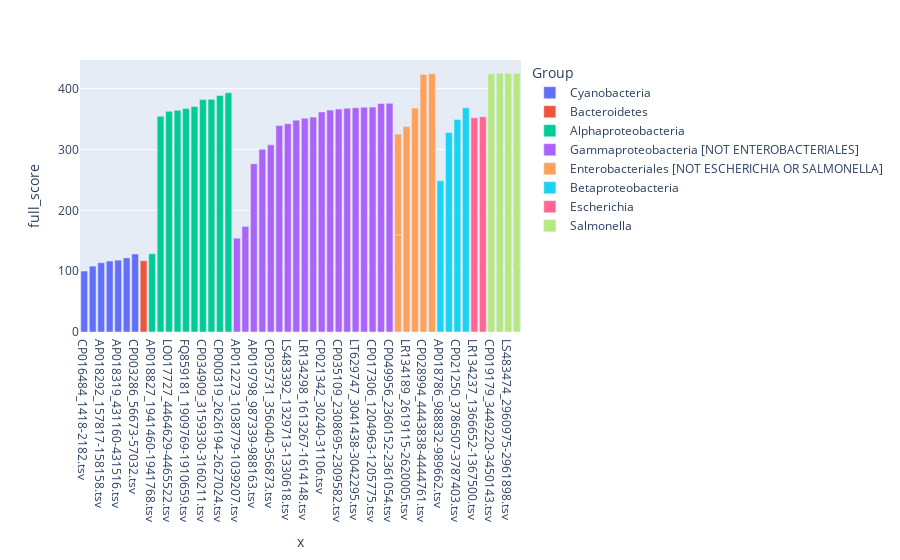

Notebook cell for this chart:
### Code cell
fig = px.bar(de, x=de.index, y='full_score', color='Group')
fig.show()

### Figure 1 — Plotly figure (JSON) as saved in the notebook; plotly's stock layout.template omitted (floating-point values rounded to 4 significant figures)
{"data": [{"alignmentgroup": "True", "hoverlabel": {"namelength": 0}, "hovertemplate": "Group=Cyanobacteria<br>x=%{x}<br>full_score=%{y}", "legendgroup": "Cyanobacteria", "marker": {"color": "#636efa"}, "name": "Cyanobacteria", "offsetgroup": "Cyanobacteria", "orientation": "v", "showlegend": true, "textposition": "auto", "type": "bar", "x": ["CP016484_1418-2182.tsv", "AP018292_296431-296823.tsv", "AP018292_157817-158158.tsv", "AP018309_126252-126650.tsv", "AP018319_431160-431516.tsv", "AP018315_504-860.tsv", "CP003286_56673-57032.tsv"], "xaxis": "x", "y": [100.2, 108.3, 113.9, 116.6, 118.1, 121.8, 128.2], "yaxis": "y"}, {"alignmentgroup": "True", "hoverlabel": {"namelength": 0}, "hovertemplate": "Group=Bacteroidetes<br>x=%{x}<br>full_score=%{y}", "legendgroup": "Bacteroidetes", "marker": {"color": "#EF553B"}, "name": "Bacteroidetes", "offsetgroup": "Bacteroidetes", "orientation": "v", "showlegend": true, "textposition": "auto", "type": "bar", "x": ["CP017688.1_2969121-2969912.tsv"], "xaxis": "x", "y": [117.1], "yaxis": "y"}, {"alignmentgroup": "True", "hoverlabel": {"namelength": 0}, "hovertemplate": "Group=Alphaproteobacteria<br>x=%{x}<br>full_score=%{y}", "legendgroup": "Alphaproteobacteria", "marker": {"color": "#00cc96"}, "name": "Alphaproteobacteria", "offsetgroup": "Alphaproteobacteria", "orientation": "v", "showlegend": true, "textposition": "auto", "type": "bar", "x": ["AP018827_1941460-1941768.tsv", "CP020896_4050919-4051779.tsv", "LO017727_4464629-4465522.tsv", "CP013527_2067658-2068497.tsv", "FQ859181_1909769-1910659.tsv", "CP001096_4396643-4397494.tsv", "CP034909_3159330-3160211.tsv", "CP035090_802716-803615.tsv", "CP000319_2626194-2627024.tsv", "CP026265_1299242-1300084.tsv"], "xaxis": "x", "y": [128.6, 354.5, 362.7, 364.4, 367.2, 370.6, 382, 382.4, 388.8, 393.3], "yaxis": "y"}, {"alignmentgroup": "True", "hoverlabel": {"namelength": 0}, "hovertemplate": "Group=Gammaproteobacteria [NOT ENTEROBACTERIALES]<br>x=%{x}<br>full_score=%{y}", "legendgroup": "Gammaproteobacteria [NOT ENTEROBACTERIALES]", "marker": {"color": "#ab63fa"}, "name": "Gammaproteobacteria [NOT ENTEROBACTERIALES]", "offsetgroup": "Gammaproteobacteria [NOT ENTEROBACTERIALES]", "orientation": "v", "showlegend": true, "textposition": "auto", "type": "bar", "x": ["AP012273_1038779-1039207.tsv", "CP006267_916-1353.tsv", "AP019798_987339-988163.tsv", "CP019628_3690609-3691427.tsv", "CP035731_356040-356873.tsv", "CP007502_1285446-1286351.tsv", "LS483392_1329713-1330618.tsv", "CP035694_1489338-1490186.tsv", "LR134298_1613267-1614148.tsv", "CP019320_2146872-2147732.tsv", "CP021342_30240-31106.tsv", "CP015876_3673556-3674386.tsv", "CP035109_2308695-2309582.tsv", "LT707061_2457781-2458623.tsv", "LT629747_3041438-3042295.tsv", "CP013141_1712270-1712270.tsv", "CP017306_1204963-1205775.tsv", "CP027562_1692877-1693764.tsv", "CP049956_2360152-2361054.tsv"], "xaxis": "x", "y": [154.2, 173.6, 276.5, 300.3, 307.6, 339.2, 342.4, 348.2, 351.2, 353.2, 361.7, 364.7, 366.4, 367.8, 368.5, 369.3, 369.6, 375.5, 375.8], "yaxis": "y"}, {"alignmentgroup": "True", "hoverlabel": {"namelength": 0}, "hovertemplate": "Group=Enterobacteriales [NOT ESCHERICHIA OR SALMONELLA]<br>x=%{x}<br>full_score=%{y}", "legendgroup": "Enterobacteriales [NOT ESCHERICHIA OR SALMONELLA]", "marker": {"color": "#FFA15A"}, "name": "Enterobacteriales [NOT ESCHERICHIA OR SALMONELLA]", "offsetgroup": "Enterobacteriales [NOT ESCHERICHIA OR SALMONELLA]", "orientation": "v", "showlegend": true, "textposition": "auto", "type": "bar", "x": ["CP028994_4401005-4401926.tsv", "CP028994_4401005-4401926.tsv", "LR134189_2619115-2620005.tsv", "CP034668_3062971-3063882.tsv", "CP028994_4443838-4444761.tsv", "CP026235_2832900-2833823.tsv"], "xaxis": "x", "y": [159.8, 165.5, 337.9, 368.1, 423.1, 424.4], "yaxis": "y"}, {"alignmentgroup": "True", "hoverlabel": {"namelength": 0}, "hovertemplate": "Group=Betaproteobacteria<br>x=%{x}<br>full_score=%{y}", "legendgroup": "Betaproteobacteria", "marker": {"color": "#19d3f3"}, "name": "Betaproteobacteria", "offsetgroup": "Betaproteobacteria", "orientation": "v", "showlegend": true, "textposition": "auto", "type": "bar", "x": ["AP018786_988832-989662.tsv", "CP022390_448758-449693.tsv", "CP021250_3786507-3787403.tsv", "LR134516_1625031-1625849.tsv"], "xaxis": "x", "y": [248.6, 327.8, 349.1, 368.5], "yaxis": "y"}, {"alignmentgroup": "True", "hoverlabel": {"namelength": 0}, "hovertemplate": "Group=Escherichia<br>x=%{x}<br>full_score=%{y}", "legendgroup": "Escherichia", "marker": {"color": "#FF6692"}, "name": "Escherichia", "offsetgroup": "Escherichia", "orientation": "v", "showlegend": true, "textposition": "auto", "type": "bar", "x": ["LR134237_1366652-1367500.tsv", "LR134234_4557005-4557922.tsv"], "xaxis": "x", "y": [352.2, 353.8], "yaxis": "y"}, {"alignmentgroup": "True", "hoverlabel": {"namelength": 0}, "hovertemplate": "Group=Salmonella<br>x=%{x}<br>full_score=%{y}", "legendgroup": "Salmonella", "marker": {"color": "#B6E880"}, "name": "Salmonella", "offsetgroup": "Salmonella", "orientation": "v", "showlegend": true, "textposition": "auto", "type": "bar", "x": ["CP019179_3449220-3450143.tsv", "CP043664_1528793-1528793.tsv", "LS483474_2960975-2961898.tsv", "CP025246_3435235-3436158.tsv"], "xaxis": "x", "y": [424.4, 424.7, 424.7, 424.7], "yaxis": "y"}], "layout": {"autosize": true, "barmode": "relative", "legend": {"title": {"text": "Group"}, "tracegroupgap": 0}, "margin": {"t": 60}, "xaxis": {"anchor": "y", "autorange": true, "domain": [0, 1], "range": [-0.5, 51.5], "title": {"text": "x"}, "type": "category"}, "yaxis": {"anchor": "x", "autorange": true, "domain": [0, 1], "range": [0, 447.1], "title": {"text": "full_score"}, "type": "linear"}}}
